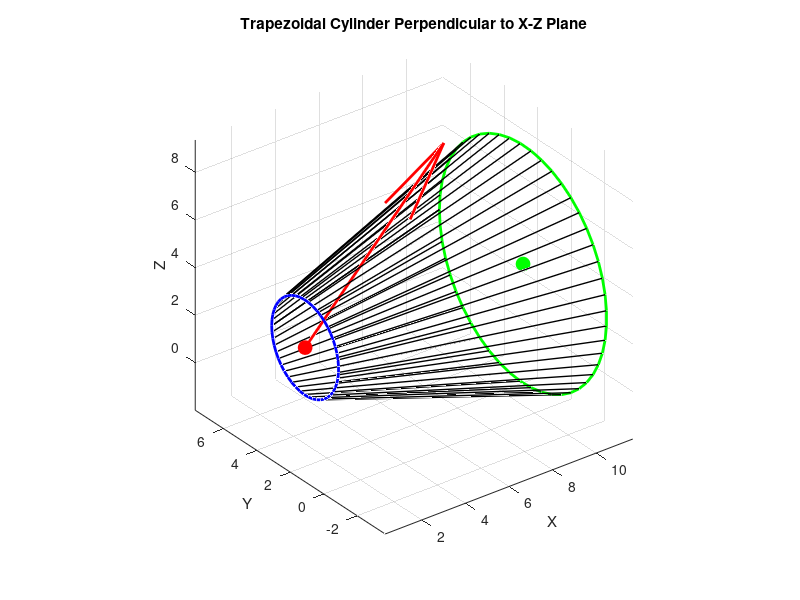

The MATLAB source for this figure:
clc;
clear all;
% Given point coordinates and dimensions
x = 1; % example value for x
y = 2; % example value for y
z = 3; % example value for z

% pq = pitch_to_quaternion(45);
% qw = pq(1);
% qx = pq(2);
% qy = pq(3);
% qz = pq(4);

% Convert pitch angle from degrees to radians
pitch = deg2rad(45);
% Define the quaternion for the given pitch angle
q = [cos(pitch/2), 0, sin(pitch/2), 0];
%q = quaternion([cos(pitch/2), 0, sin(pitch/2), 0]);

qw = q(1);
qx = q(2);
qy = q(3);
qz = q(4);
% Compute the direction vector from the quaternion
directions = [2 * (qx .* qz + qw .* qy);
              2 * (qy .* qz - qw .* qx);
              1 - 2 * (qx.^2 + qy.^2)];

% Scale the direction vector (adjust the scaling factor as needed)
scale_factor = 10;
directions_scaled = scale_factor * directions;
% figure()

%title("UAV catching UUV motion planning")

% qw = 1; % example quaternion w-component
% qx = 0; % example quaternion x-component
% qy = 0; % quaternion y-component (zero for vertical to x-z plane)
% qz = 0; % example quaternion z-component

r = 2; % radius of the smaller circle
R = 5; % radius of the larger circle
h = 10; % height of the cylinder along the x-axis

% Define the angle range for the circles
theta = linspace(0, 2*pi, 50);

% Calculate the points for the two circles
yc1 = y + r * cos(theta);
zc1 = z + r * sin(theta);
yc2 = y + R * cos(theta);
zc2 = z + R * sin(theta);

% Create the 3D plot
figure;
quiver3(x, y, z, directions_scaled(1, :), directions_scaled(2, :), directions_scaled(3, :), 'r', 'LineWidth', 2);

hold on;

% Plot the circles at the two ends
plot3(x * ones(size(theta)), yc1, zc1, 'b-', 'LineWidth', 2); % Smaller circle
plot3((x + h) * ones(size(theta)), yc2, zc2, 'g-', 'LineWidth', 2); % Larger circle

% Plot the sides of the trapezoidal cylinder
for i = 1:length(theta)
    plot3([x, x + h], [yc1(i), yc2(i)], [zc1(i), zc2(i)], 'k-', 'LineWidth', 1);
end

% Plot the center points for reference
plot3(x, y, z, 'ro', 'MarkerSize', 10, 'MarkerFaceColor', 'r'); % Center point of smaller circle
plot3(x + h, y, z, 'go', 'MarkerSize', 10, 'MarkerFaceColor', 'g'); % Center point of larger circle

% Axis labels and title
xlabel('X');
ylabel('Y');
zlabel('Z');
title('Trapezoidal Cylinder Perpendicular to X-Z Plane');
grid on;
axis equal;
view(3);
hold off;